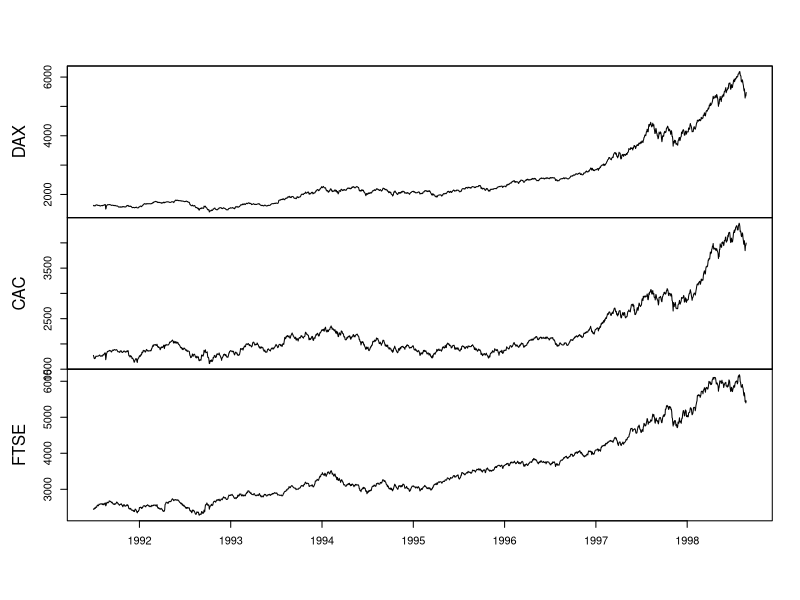
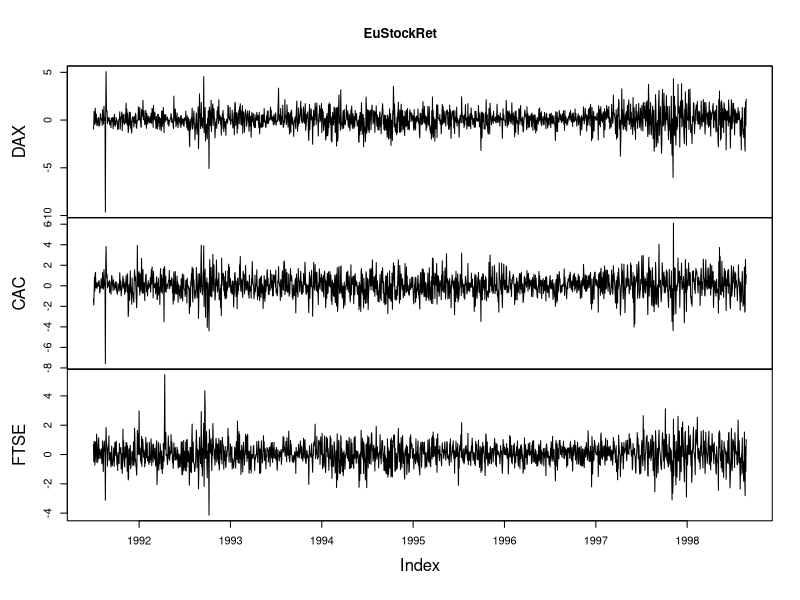
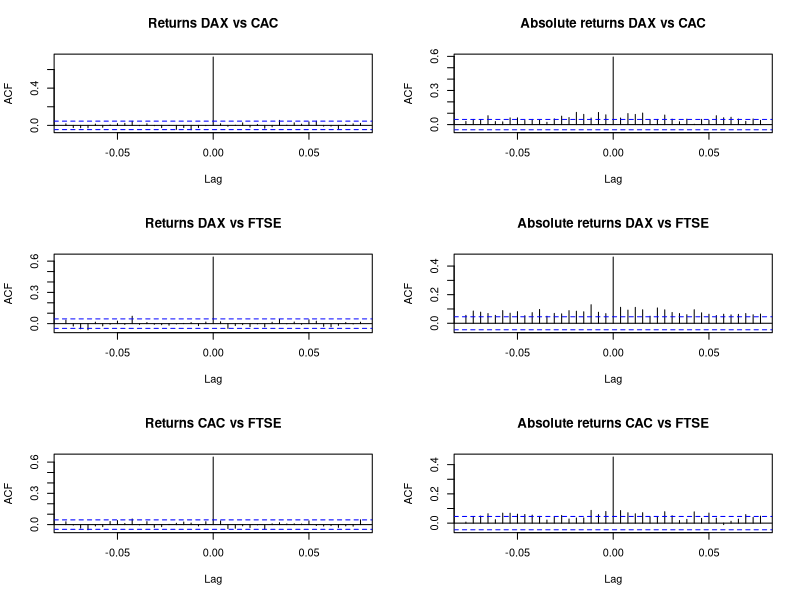
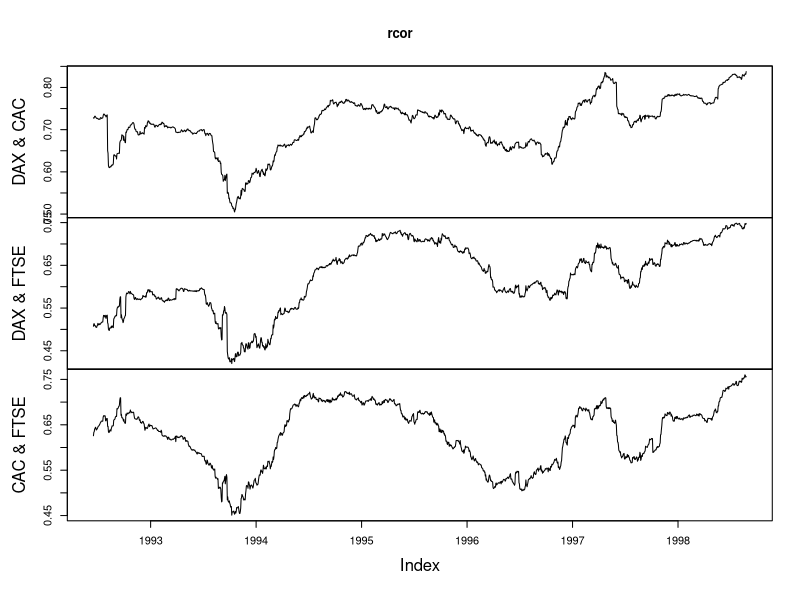

Write the R code that produced these figures, in order.
rm(list = ls())

library(zoo)
data(EuStockMarkets)
## Time Series PLot of Levels
EuStockLevel <- as.zoo(EuStockMarkets)[, c("DAX", "CAC", "FTSE")]
plot(EuStockLevel, xlab = "", main = "")

## Percentage Returns
EuStockRet <- diff(log(EuStockLevel)) * 100
plot(EuStockRet)
## Cross Correlations
layout(matrix(1:6, nrow = 3, ncol = 2, byrow = TRUE))
ccf(EuStockRet[, 1], EuStockRet[, 2], lag.max = 20, main = "Returns DAX vs CAC")
ccf(abs(EuStockRet[, 1]), abs(EuStockRet[, 2]), lag.max = 20, 
    main = "Absolute returns DAX vs CAC")
ccf(EuStockRet[, 1], EuStockRet[, 3], lag.max = 20, main = "Returns DAX vs FTSE")
ccf(abs(EuStockRet[, 1]), abs(EuStockRet[, 3]), lag.max = 20, 
    main = "Absolute returns DAX vs FTSE")
ccf(EuStockRet[, 2], EuStockRet[, 3], lag.max = 20, main = "Returns CAC vs FTSE")
ccf(abs(EuStockRet[, 2]), abs(EuStockRet[, 3]), lag.max = 20, 
    main = "Absolute returns CAC vs FTSE")
## ROlling Correlations
rollc <- function(x){
  dim <- ncol(x)
  rcor <- cor(x)[lower.tri(diag(dim), diag = FALSE)]
  return(rcor)
}
rcor <- rollapply(EuStockRet, width = 250, rollc, align = "right", 
                  by.column = FALSE)
colnames(rcor) = c("DAX & CAC", "DAX & FTSE", "CAC & FTSE")
plot(rcor)
